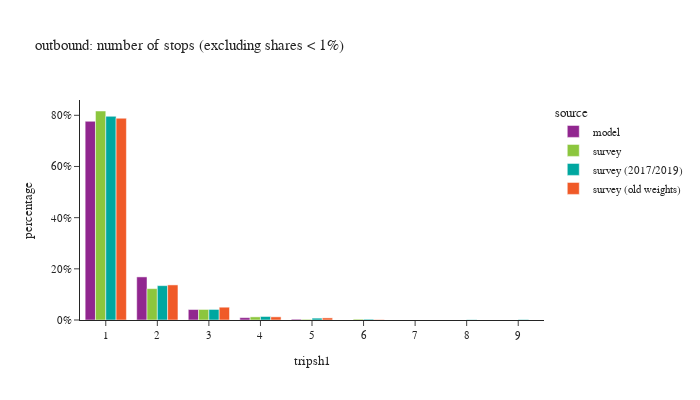

Notebook source saved alongside this figure:
### Code cell
df_plot = df_tour.groupby(['tripsh1','source'])['toexpfac'].sum().reset_index()
df_plot['percentage'] = df_plot.groupby(['source'], group_keys=False)['toexpfac']. \
    apply(lambda x: x / float(x.sum()))
df_plot = df_plot.loc[df_plot['percentage'] > 0.001]

fig = px.bar(df_plot.sort_values(['source']), x="tripsh1", y="percentage", color="source",
             barmode="group",title="outbound: number of stops (excluding shares < 1%)",
             hover_data=['toexpfac'])
fig.update_layout(height=400, width=700, font=dict(size=11),
                  xaxis = dict(dtick = 1, categoryorder='category ascending'),
                  yaxis=dict(tickformat=".0%"))
fig.show()

### Figure 1 — Plotly figure (JSON) as saved in the notebook; plotly's stock layout.template omitted (floating-point values rounded to 4 significant figures)
{"data": [{"alignmentgroup": "True", "customdata": [[168200.0], [695.0], [8872.0], [36480.0], [2009.0]], "hovertemplate": "source=model<br>tripsh1=%{x}<br>percentage=%{y}<br>toexpfac=%{customdata[0]}<extra></extra>", "legendgroup": "model", "marker": {"color": "#91268F", "pattern": {"shape": ""}}, "name": "model", "offsetgroup": "model", "orientation": "v", "showlegend": true, "textposition": "auto", "type": "bar", "x": [1.0, 5.0, 3.0, 2.0, 4.0], "xaxis": "x", "y": [0.7766, 0.003209, 0.04096, 0.1685, 0.009276], "yaxis": "y"}, {"alignmentgroup": "True", "customdata": [[718400.0], [19200.0], [241400.0], [15940.0], [4786000.0], [71720.0]], "hovertemplate": "source=survey<br>tripsh1=%{x}<br>percentage=%{y}<br>toexpfac=%{customdata[0]}<extra></extra>", "legendgroup": "survey", "marker": {"color": "#8CC63E", "pattern": {"shape": ""}}, "name": "survey", "offsetgroup": "survey", "orientation": "v", "showlegend": true, "textposition": "auto", "type": "bar", "x": [2.0, 6.0, 3.0, 5.0, 1.0, 4.0], "xaxis": "x", "y": [0.1226, 0.003277, 0.0412, 0.002721, 0.8168, 0.01224], "yaxis": "y"}, {"alignmentgroup": "True", "customdata": [[15690.0], [37070.0], [69990.0], [210200.0], [4057000.0], [684000.0], [6195.0], [10150.0]], "hovertemplate": "source=survey (2017/2019)<br>tripsh1=%{x}<br>percentage=%{y}<br>toexpfac=%{customdata[0]}<extra></extra>", "legendgroup": "survey (2017/2019)", "marker": {"color": "#00A7A0", "pattern": {"shape": ""}}, "name": "survey (2017/2019)", "offsetgroup": "survey (2017/2019)", "orientation": "v", "showlegend": true, "textposition": "auto", "type": "bar", "x": [6.0, 5.0, 4.0, 3.0, 1.0, 2.0, 8.0, 9.0], "xaxis": "x", "y": [0.003079, 0.007276, 0.01374, 0.04125, 0.7961, 0.1343, 0.001216, 0.001992], "yaxis": "y"}, {"alignmentgroup": "True", "customdata": [[4389000.0], [68500.0], [278400.0], [45880.0], [763300.0], [9184.0]], "hovertemplate": "source=survey (old weights)<br>tripsh1=%{x}<br>percentage=%{y}<br>toexpfac=%{customdata[0]}<extra></extra>", "legendgroup": "survey (old weights)", "marker": {"color": "#F05A28", "pattern": {"shape": ""}}, "name": "survey (old weights)", "offsetgroup": "survey (old weights)", "orientation": "v", "showlegend": true, "textposition": "auto", "type": "bar", "x": [1.0, 4.0, 3.0, 5.0, 2.0, 6.0], "xaxis": "x", "y": [0.7886, 0.01231, 0.05002, 0.008244, 0.1371, 0.00165], "yaxis": "y"}], "layout": {"barmode": "group", "font": {"size": 11}, "height": 400, "legend": {"title": {"text": "source"}, "tracegroupgap": 0}, "title": {"text": "outbound: number of stops (excluding shares < 1%)"}, "width": 700, "xaxis": {"anchor": "y", "categoryorder": "category ascending", "domain": [0.0, 1.0], "dtick": 1, "title": {"text": "tripsh1"}}, "yaxis": {"anchor": "x", "domain": [0.0, 1.0], "tickformat": ".0%", "title": {"text": "percentage"}}}}
